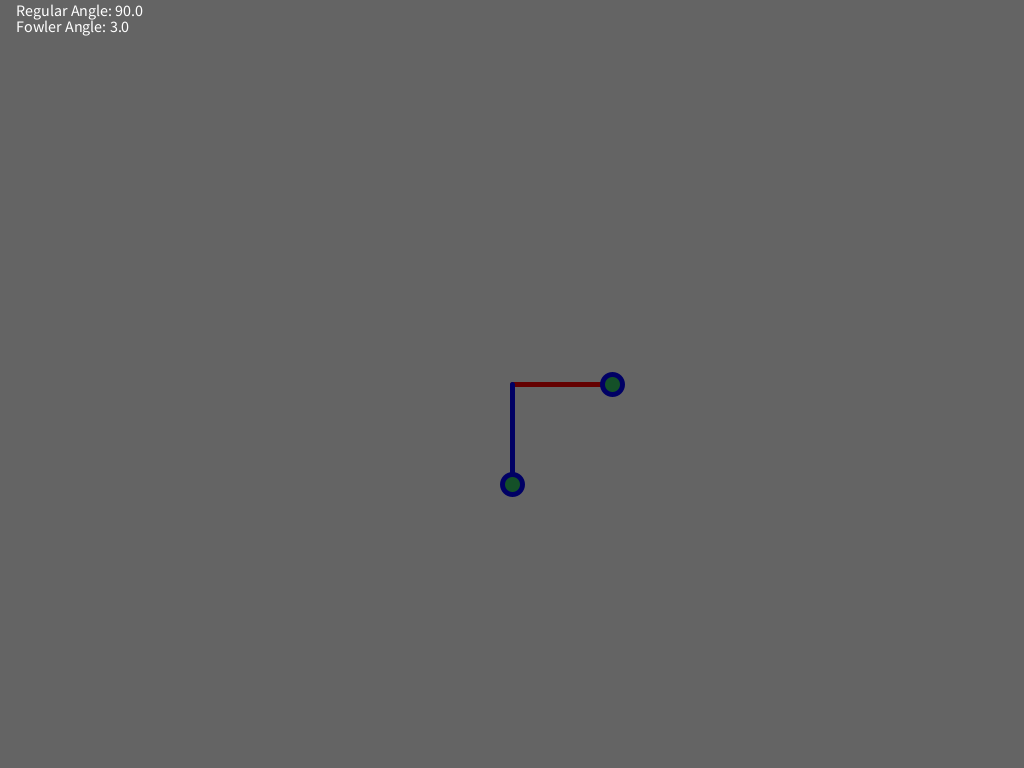
Frame 1 (no input)
Frame 60 (the mouse pressed at the canvas centre just before this capture): identical to frame 1, image omitted
Frame 120 (the mouse held since frame 60 and released just before this capture): identical to frame 1, image omitted

The Processing sketch that drew this single still picture (run headless with seeded random() and noise(); from frame 60 on, the mouse is pressed at the canvas centre):

// Processing sketch: fowler_angles
// ── fowler_angles.pde
// http://paulbourke.net/geometry/fowler/

PVector p1 = new PVector();
PVector p2 = new PVector();
PVector pc = new PVector();

void setup() {
  size(1024, 768);
  textSize(16);
  
  pc = new PVector(width/2, height/2);
  p1 = new PVector(pc.x + 100, pc.y);
  p2 = new PVector(pc.x, pc.y + 100);
}

void draw() {
  background(100);
  
  strokeWeight(5);
  stroke(100, 0, 0);
  line(pc.x, pc.y, p1.x, p1.y);
  
  stroke(0, 0, 100);
  line(pc.x, pc.y, p2.x, p2.y);
  
  fill(20, 80, 40);
  circle(p1.x, p1.y, 20);
  circle(p2.x, p2.y, 20);
  
  fill(255, 255, 255);
  PVector v1 = PVector.sub(p1, pc);
  PVector v2 = PVector.sub(p2, pc);
  float ang = PVector.angleBetween(v1, v2);
  float fang = fowlerAngle(p2.x-p1.x, p2.y-p1.y);
  text("Regular Angle: " + degrees(ang), 16, 16);
  text("Fowler Angle: " + fang, 16, 32);
  
  mouseEvent();
}

void mouseEvent() {
  if (!mousePressed)
    return;
    
  if (mouseButton == LEFT) {
    p1 = new PVector(mouseX, mouseY);
  } else if (mouseButton == RIGHT) {
    p2 = new PVector(mouseX, mouseY);
  }
}


/*
   This function is due to Rob Fowler.  Given dy and dx between 2 points
   A and B, we calculate a number in [0.0, 8.0) which is a monotonic
   function of the direction from A to B. 

   (0.0, 1.0, 2.0, 3.0, 4.0, 5.0, 6.0, 7.0, 8.0) correspond to
   (  0,  45,  90, 135, 180, 225, 270, 315, 360) degrees, measured
   counter-clockwise from the positive x axis.
*/
float fowlerAngle(float dx, float dy) {
  float adx, ady;
  int code;
  
  adx = abs(dx);
  ady = abs(dy);
  
  code = (adx < ady) ? 1 : 0;
  if (dx < 0)
    code |= 2;
  if (dy < 0)
    code |= 4;
  
  switch (code) {
  case 0:
    return (dx == 0) ? 0 : ady/adx;
  case 1:
    return (2.0 - (adx/ady));
  case 3:
    return (2.0 + (adx/ady));
  case 2:
    return (4.0 - (ady/adx));
  case 6:
    return (4.0 + (ady/adx));
  case 7:
    return (6.0 - (adx/ady));
  case 5:
    return (6.0 + (adx/ady));
  case 4:
    return (8.0 - (ady/adx));
  }
  return 0.0;
}
